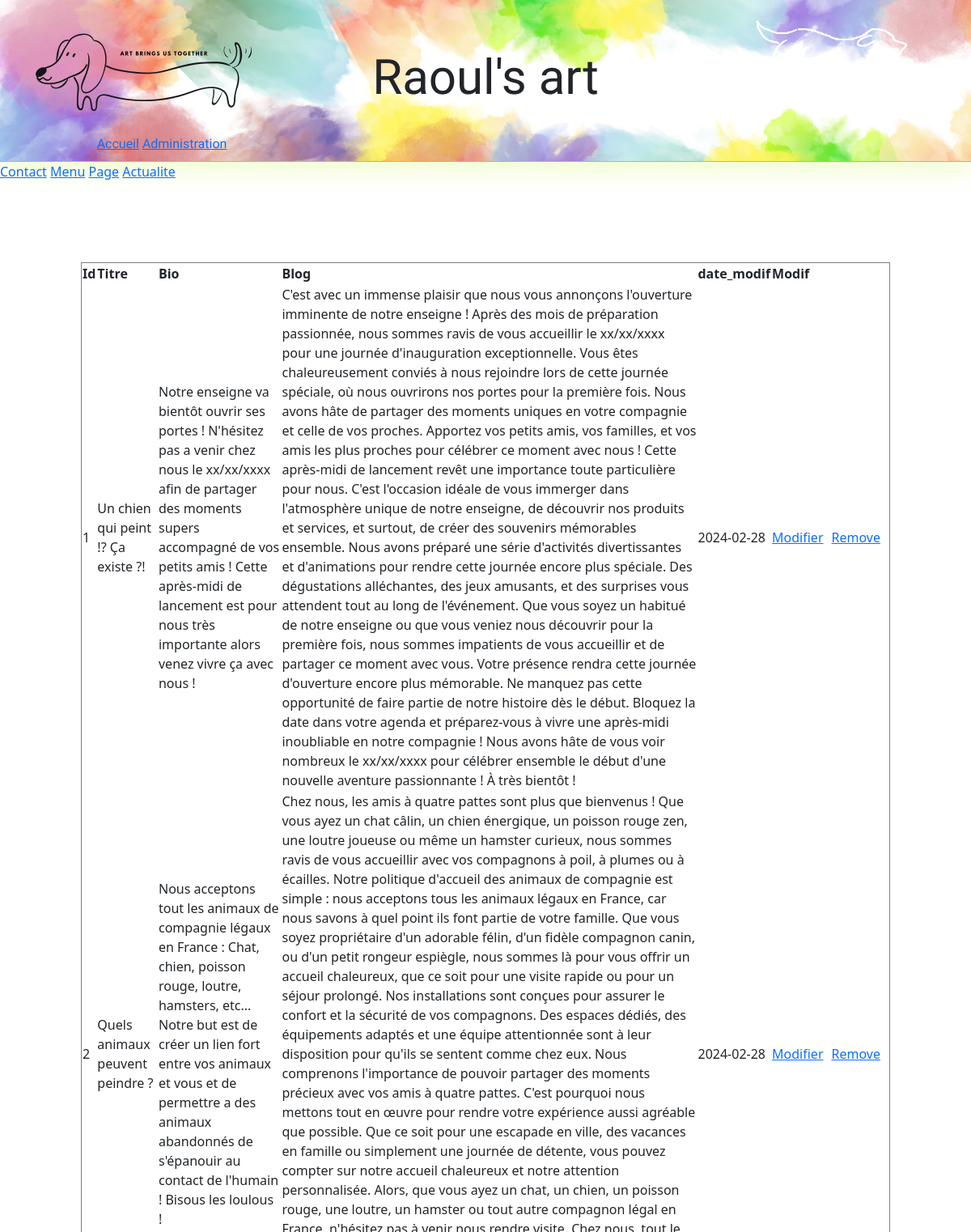
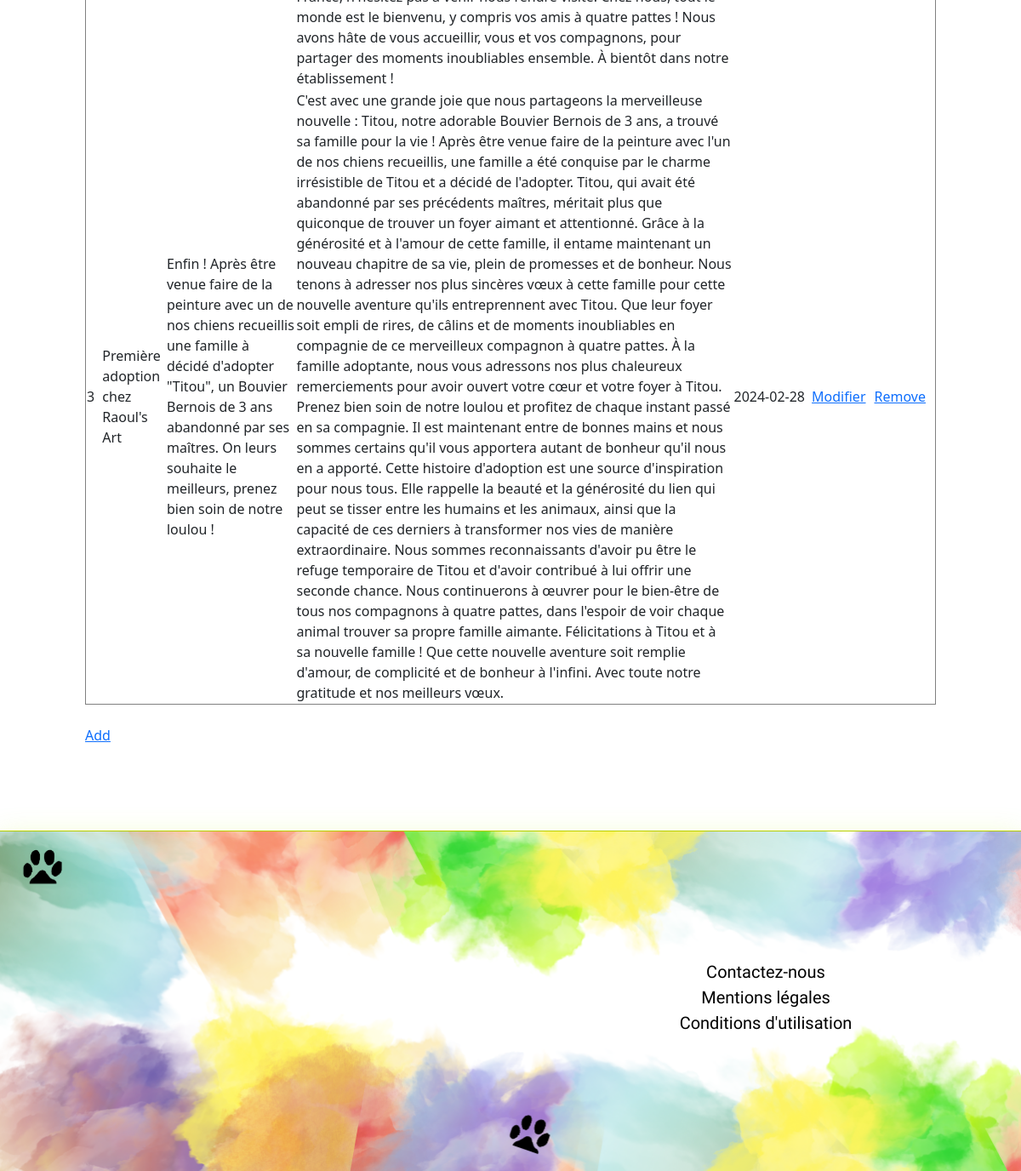
The page /pages/administration.php?actualite=1 on the database as committed earlier (2 pictures, top to bottom).
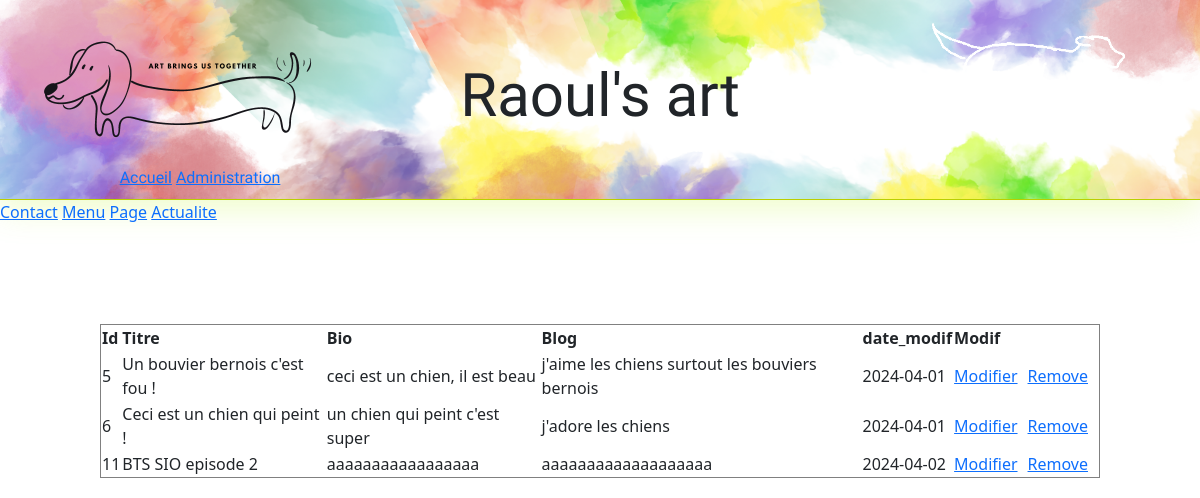
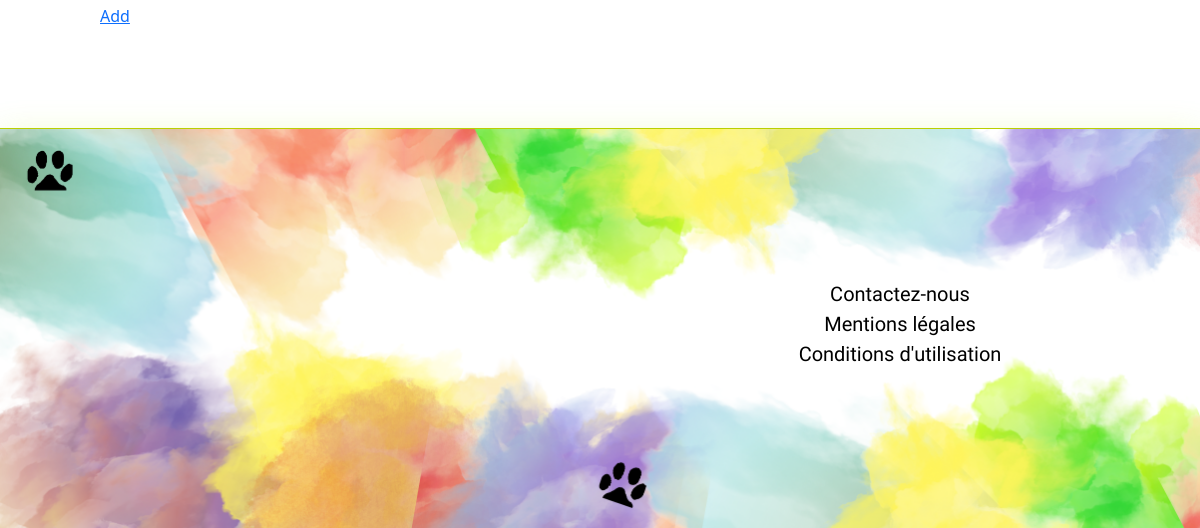
The same page on the database as committed later (2 pictures, top to bottom).
### tables this page shows
CREATE TABLE IF NOT EXISTS `actu` (
  `id_actu` int NOT NULL AUTO_INCREMENT,
  `titre` varchar(255) NOT NULL,
  `bio` text NOT NULL,
  `blog` text NOT NULL,
  `auteur` int NOT NULL,
  `date_publi` date NOT NULL,
  `date_modif` date NOT NULL,
  `tags` varchar(255) NOT NULL,
  `sources` varchar(255) NOT NULL,
  `img` text NOT NULL,
  `alt_img` varchar(255) NOT NULL,
  PRIMARY KEY (`id_actu`)
);

### classes/classSQL.php (called while the page is built, shortened)
<?php
class SQL{
    public static function connexionBDD(){
        $host = '127.0.0.1';
        $db = 'raoulactu';
        $user = 'root';
        $pass = '';
        $port = 3306;
        $charset = 'utf8mb4' ;
        $dsn = "mysql:host=$host;dbname=$db;charset=$charset;port=$port";
        $pdo = new PDO($dsn,$user,$pass);
        return $pdo;
    }
    public static function afficherBase($sql){
        $pdo = SQL::connexionBDD();
        $temp = $pdo->prepare($sql);
        $temp->execute();
        return $temp->fetchAll(PDO::FETCH_ASSOC);
    }
}
?>

### classes/classActualite.php (called while the page is built, shortened)
<?php
require_once 'classSQL.php';
class Actualite extends SQL {
    public $id_actu;
    public $titre;
    public $bio;
    public $blog;
    public $date_modif;
    public function __construct(array $values)
    {
        $this->id_actu=$values['id_actu'];
        $this->titre=$values['titre'];
        $this->bio=$values['bio'];
        $this->blog=$values['blog'];
        $this->date_modif=$values['date_modif'];
    }
    public static function getAll() {
        $sql = 'SELECT * FROM actu ORDER BY date_modif';
        return SQL::afficherBase($sql);
    }
        public function getId():string
    {
        return $this->id_actu;
    }
    public function getTitre():string
    {
        return $this->titre;
    }
    public function getBio():string
    {
        return $this->bio;
    }
    public function getBlog():string
    {
        return $this->blog;
    }
    public function getDateModif():string
    {
        return $this->date_modif;
    }
}
?>

### pages/administration.php (the view, shortened to what this page needs)
<?php
require_once('../classes/classActualite.php');
require_once('../classes/classMenu.php');
require_once('../classes/classSQL.php');
?>
<!doctype html>
<html lang="en">
    <head>
        <link
            href="https://cdn.jsdelivr.net/npm/bootstrap@5.3.2/dist/css/bootstrap.min.css"
            rel="stylesheet"
        />
        <link rel="stylesheet" href="../css/style.css">
    </head>
    <body>
        <header>
            <?php
            include("../includes/header.php");
            ?>
        </header>
        <main>
            <div class="container-admin">
                <a href="administration.php?contact=1">Contact</a>
                <a href="administration.php?menu=1">Menu</a>
                <a href="administration.php?page=1">Page</a>
                <a href="administration.php?actualite=1">Actualite</a>
            </div>
            <?php
            if (isset($_GET['actualite'])) {
                $actualite = $_GET['actualite'];
                if ($actualite == 1) {
                    echo '<div class="tab-admin">
                    <table border="1px">
                    <tr><th>Id</th><th>Titre</th><th>Bio</th><th>Blog</th><th>date_modif</th><th>Modif</th></tr>';
                    $resultats = Actualite::getAll();
                    for ($i=0;$i < count($resultats);$i++) {
                        $actu = new Actualite($resultats[$i]);
            ?>
                        <tr><td><?=$actu->getId()?></td><td><?= $actu->getTitre() ?></td><td><?= $actu->getBio() ?></td><td><?= $actu->getBlog()?></td><td><?= $actu->getDateModif() ?></td><td><a href="modif.php?id=<?=$actu->getId()?>&titre=<?=$actu->getTitre()?>&bio=<?=$actu->getBio()?>&blog=<?=$actu->getBlog()?>&date_modif=<?=$actu->getDateModif()?>&actu=1">Modifier</a><a href="suppr.php?id=<?= $actu->getId() ?>&actu=1">Remove</a></td></tr>
            <?php
                            }
            ?>
                        </table>
                        <br />
                        <a href="ajout.php?actu=1">Add</a>
                    </div>
            <?php
                }}
            ?>
        </main>
        <footer>
            <?php
            include("../includes/footer.php");
            ?>
        </footer>
    </body>
</html>

### includes/header.php (shortened to what this page needs)
<div class="container-header chewy-regular">
    <div class="logo-container">
        <a href="../index.php"><img src="../medias/logo.png" alt=""></a>
    </div>
    <div class="nom-site">
        <h1 >Raoul's art</h1>
    </div>
    <div class="rundog-header">
        <img src="../medias/rundog.gif" alt="">
    </div>
    <div class="nav-container">
        <nav>
            <a href="../index.php">Accueil</a>
            <a href="administration.php">Administration</a>
        </nav>
</div>

### includes/footer.php (shortened to what this page needs)
<div class="footer-container chewy-regular">
    <div class="left-footer">
        <iframe src="https://www.google.com/maps/embed?pb=!1m18!1m12!1m3!1d2708.1813549925555!2d-2.2610377241354076!3d47.252156912387115!2m3!1f0!2f0!3f0!3m2!1i1024!2i768!4f13.1!3m3!1m2!1s0x480568bfdf4e941b%3A0x36440760236165cc!2s1%20Bd%20de%20l&#39;Université%2C%2044600%20Saint-Nazaire!5e0!3m2!1sfr!2sfr!4v1709126037250!5m2!1sfr!2sfr" width="300" height="225" style="border:0;" allowfullscreen="" loading="lazy"></iframe>
    </div>
    <div class="right-footer">
        <div class="liens-footer">
        <a href="contactform.php">Contactez-nous</a><br />
        <a href="mentions.php">Mentions légales</a><br />
        <a href="conditionsutilisations.php">Conditions d'utilisation</a><br />
        </div>
    </div>
</div>

### css/style.css (style rules this page uses)
body { margin: 0; }
.chewy-regular { font-family: "Chewy", system-ui; font-weight: 400; font-style: normal; }
.container-header { width: auto; height: 200px; background-image: url(../medias/headerbk.png); background-size: cover; background-repeat: no-repeat; display: grid; grid-template-columns: 1fr 1fr 1fr; box-shadow: 0 8px 32px 0 rgba(197, 245, 67, 0.30); border-bottom: 1px solid rgb(186, 207, 0); margin: 0 auto; text-align: center; }
.container-header h1 { padding-top: 60px; font-size: 60px; }
.logo-container { text-align: left; padding-top: 40px; padding-left: 40px; }
.rundog-header img { width: 300px; }
.rundog-header { text-align: right; padding-right: 40px; }
.tab-admin { padding: 100px; }
.tab-admin a { margin-right: 10px; }
.footer-container { width: auto; height: 400px; background-image: url(../medias/footerbk.png); background-size: cover; background-repeat: no-repeat; box-shadow: 0 8px 32px 0 rgba(197, 245, 67, 0.30); border-top: 1px solid rgb(186, 207, 0); margin: 0 auto; text-align: center; display: grid; grid-template-columns: 1fr 1fr; }
.footer-container a { font-size: 20px; text-decoration: none; color: black; transition: 0.3s; margin-top: 50px; }
.footer-container iframe { margin-top: 100px; border: 1px solid linear-gradient(90deg, rgba(255,235,215,1) 0%, rgba(240,255,178,1) 20%, rgba(188,255,167,1) 40%, rgba(136,249,238,1) 60%, rgba(161,183,250,1) 80%, rgba(238,187,255,1) 100%); }
.liens-footer { margin-top: 150px; }

Rows that differ between the two databases and show on the page:
removed actu: id_actu "1", titre "Un chien qui peint !? Ça existe ?!", bio "Notre enseigne va bientôt ouvrir ses portes ! N'hésitez pas a venir chez nous le xx/xx/xxxx afin de partager des moments supers accompagné de vos petits amis ! Cette après-midi de lancement est pour nous très importante alors venez vivre ça avec nous !", blog "C'est avec un immense plaisir que nous vous annonçons l'ouverture imminente de notre enseigne ! Après des mois de préparation passionnée, nous sommes ravis de vous accueillir le xx/xx/xxxx pour une journée d'inauguration exceptionnelle. Vous êtes chaleureusement conviés à nous rejoindre lors de cette journée spéciale, où nous ouvrirons nos portes pour la première fois. Nous avons hâte de partager des moments uniques en votre compagnie et celle de vos proches. Apportez vos petits amis, vos familles, et vos amis les plus proches pour célébrer ce moment avec nous ! Cette après-midi de lancement revêt une importance toute particulière pour nous. C'est l'occasion idéale de vous immerger dans…", date_modif "2024-02-28"
removed actu: id_actu "2", titre "Quels animaux peuvent peindre ?", bio "Nous acceptons tout les animaux de compagnie légaux en France : Chat, chien, poisson rouge, loutre, hamsters, etc... Notre but est de créer un lien fort entre vos animaux et vous et de permettre a des animaux abandonnés de s'épanouir au contact de l'humain ! Bisous les loulous !", blog "Chez nous, les amis à quatre pattes sont plus que bienvenus ! Que vous ayez un chat câlin, un chien énergique, un poisson rouge zen, une loutre joueuse ou même un hamster curieux, nous sommes ravis de vous accueillir avec vos compagnons à poil, à plumes ou à écailles. Notre politique d'accueil des animaux de compagnie est simple : nous acceptons tous les animaux légaux en France, car nous savons à quel point ils font partie de votre famille. Que vous soyez propriétaire d'un adorable félin, d'un fidèle compagnon canin, ou d'un petit rongeur espiègle, nous sommes là pour vous offrir un accueil chaleureux, que ce soit pour une visite rapide ou pour un séjour prolongé. Nos installations sont…", date_modif "2024-02-28"
removed actu: id_actu "3", titre "Première adoption chez Raoul's Art", bio "Enfin ! Après être venue faire de la peinture avec un de nos chiens recueillis une famille à décidé d'adopter \"Titou\", un Bouvier Bernois de 3 ans abandonné par ses maîtres. On leurs souhaite le meilleurs, prenez bien soin de notre loulou !", blog "C'est avec une grande joie que nous partageons la merveilleuse nouvelle : Titou, notre adorable Bouvier Bernois de 3 ans, a trouvé sa famille pour la vie ! Après être venue faire de la peinture avec l'un de nos chiens recueillis, une famille a été conquise par le charme irrésistible de Titou et a décidé de l'adopter. Titou, qui avait été abandonné par ses précédents maîtres, méritait plus que quiconque de trouver un foyer aimant et attentionné. Grâce à la générosité et à l'amour de cette famille, il entame maintenant un nouveau chapitre de sa vie, plein de promesses et de bonheur. Nous tenons à adresser nos plus sincères vœux à cette famille pour cette nouvelle aventure qu'ils entreprennent…", date_modif "2024-02-28"
added actu: id_actu "5", titre "Un bouvier bernois c'est fou !", bio "ceci est un chien, il est beau", blog "j'aime les chiens surtout les bouviers bernois", date_modif "2024-04-01"
added actu: id_actu "6", titre "Ceci est un chien qui peint !", bio "un chien qui peint c'est super", blog "j'adore les chiens", date_modif "2024-04-01"
added actu: id_actu "11", titre "BTS SIO episode 2", bio "aaaaaaaaaaaaaaaaa", blog "aaaaaaaaaaaaaaaaaaa", date_modif "2024-04-02"
